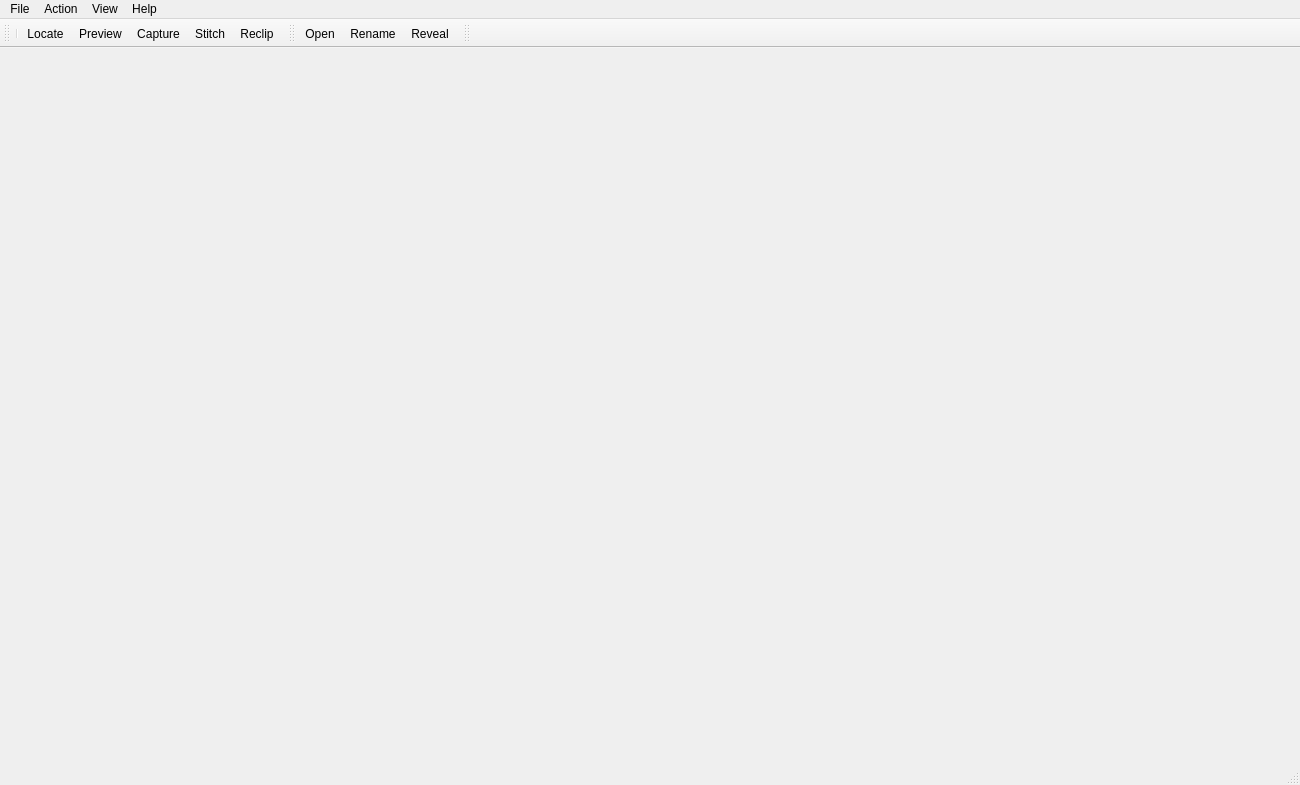
<?xml version="1.0" encoding="UTF-8"?>
<ui version="4.0">
 <class>MainWindow</class>
 <widget class="QMainWindow" name="MainWindow">
  <property name="geometry">
   <rect>
    <x>0</x>
    <y>0</y>
    <width>1300</width>
    <height>785</height>
   </rect>
  </property>
  <property name="windowTitle">
   <string>Score Capture</string>
  </property>
  <widget class="QWidget" name="centralwidget"/>
  <widget class="QMenuBar" name="menubar">
   <property name="geometry">
    <rect>
     <x>0</x>
     <y>0</y>
     <width>1300</width>
     <height>33</height>
    </rect>
   </property>
   <widget class="QMenu" name="menu_view">
    <property name="title">
     <string>View</string>
    </property>
   </widget>
   <widget class="QMenu" name="menu_help">
    <property name="title">
     <string>Help</string>
    </property>
    <widget class="QMenu" name="menuLanguage">
     <property name="title">
      <string>Language</string>
     </property>
    </widget>
    <addaction name="menuLanguage"/>
    <addaction name="actionManual"/>
    <addaction name="action_about"/>
   </widget>
   <widget class="QMenu" name="menu_file">
    <property name="title">
     <string>File</string>
    </property>
    <addaction name="action_select_folder"/>
    <addaction name="action_rename_folder"/>
    <addaction name="action_open_folder"/>
    <addaction name="separator"/>
    <addaction name="action_print_score"/>
    <addaction name="action_output_pdf"/>
    <addaction name="separator"/>
    <addaction name="actionMinimize"/>
    <addaction name="actionExit"/>
   </widget>
   <widget class="QMenu" name="menu">
    <property name="title">
     <string>Action</string>
    </property>
    <addaction name="action_locate"/>
    <addaction name="action_preview"/>
    <addaction name="action_capture"/>
    <addaction name="action_stitch"/>
    <addaction name="action_reclip"/>
   </widget>
   <addaction name="menu_file"/>
   <addaction name="menu"/>
   <addaction name="menu_view"/>
   <addaction name="menu_help"/>
  </widget>
  <widget class="QStatusBar" name="statusbar"/>
  <widget class="QToolBar" name="toolBar_main">
   <property name="windowTitle">
    <string>toolBar_main</string>
   </property>
   <property name="toolButtonStyle">
    <enum>Qt::ToolButtonStyle::ToolButtonIconOnly</enum>
   </property>
   <attribute name="toolBarArea">
    <enum>TopToolBarArea</enum>
   </attribute>
   <attribute name="toolBarBreak">
    <bool>false</bool>
   </attribute>
   <addaction name="separator"/>
   <addaction name="action_locate"/>
   <addaction name="action_preview"/>
   <addaction name="action_capture"/>
   <addaction name="action_stitch"/>
   <addaction name="action_reclip"/>
  </widget>
  <widget class="QToolBar" name="toolBar_path">
   <property name="windowTitle">
    <string>toolBar</string>
   </property>
   <attribute name="toolBarArea">
    <enum>TopToolBarArea</enum>
   </attribute>
   <attribute name="toolBarBreak">
    <bool>false</bool>
   </attribute>
   <addaction name="action_select_folder"/>
   <addaction name="action_rename_folder"/>
   <addaction name="action_open_folder"/>
  </widget>
  <widget class="QToolBar" name="toolBar_view">
   <property name="windowTitle">
    <string>toolBar</string>
   </property>
   <attribute name="toolBarArea">
    <enum>TopToolBarArea</enum>
   </attribute>
   <attribute name="toolBarBreak">
    <bool>false</bool>
   </attribute>
  </widget>
  <action name="action_locate">
   <property name="text">
    <string>Locate</string>
   </property>
   <property name="toolTip">
    <string>Show locate window and update location.</string>
   </property>
   <property name="menuRole">
    <enum>QAction::MenuRole::NoRole</enum>
   </property>
  </action>
  <action name="action_preview">
   <property name="text">
    <string>Preview</string>
   </property>
   <property name="toolTip">
    <string>Preview the capture region.</string>
   </property>
   <property name="menuRole">
    <enum>QAction::MenuRole::NoRole</enum>
   </property>
  </action>
  <action name="action_capture">
   <property name="checkable">
    <bool>true</bool>
   </property>
   <property name="text">
    <string>Capture</string>
   </property>
   <property name="toolTip">
    <string>Start or stop capture.</string>
   </property>
   <property name="menuRole">
    <enum>QAction::MenuRole::NoRole</enum>
   </property>
  </action>
  <action name="action_stitch">
   <property name="text">
    <string>Stitch</string>
   </property>
   <property name="toolTip">
    <string>Stitch images.</string>
   </property>
   <property name="menuRole">
    <enum>QAction::MenuRole::NoRole</enum>
   </property>
  </action>
  <action name="action_reclip">
   <property name="text">
    <string>Reclip</string>
   </property>
   <property name="toolTip">
    <string>Reclip stitched image and generate final image.</string>
   </property>
   <property name="menuRole">
    <enum>QAction::MenuRole::NoRole</enum>
   </property>
  </action>
  <action name="action_select_folder">
   <property name="text">
    <string>Open</string>
   </property>
   <property name="toolTip">
    <string>Select a folder as working dir.</string>
   </property>
   <property name="menuRole">
    <enum>QAction::MenuRole::NoRole</enum>
   </property>
  </action>
  <action name="action_open_folder">
   <property name="text">
    <string>Reveal</string>
   </property>
   <property name="toolTip">
    <string>Reveal current working dir in explorer.</string>
   </property>
   <property name="menuRole">
    <enum>QAction::MenuRole::NoRole</enum>
   </property>
  </action>
  <action name="action_rename_folder">
   <property name="text">
    <string>Rename</string>
   </property>
   <property name="toolTip">
    <string>Rename the folder and all image names including title.</string>
   </property>
   <property name="menuRole">
    <enum>QAction::MenuRole::NoRole</enum>
   </property>
  </action>
  <action name="action_output_pdf">
   <property name="text">
    <string>Save PDF</string>
   </property>
   <property name="toolTip">
    <string>Save PDF</string>
   </property>
  </action>
  <action name="action_print_score">
   <property name="text">
    <string>Print</string>
   </property>
  </action>
  <action name="action_about">
   <property name="text">
    <string>About</string>
   </property>
  </action>
  <action name="actionMinimize">
   <property name="text">
    <string>Minimize</string>
   </property>
  </action>
  <action name="actionExit">
   <property name="text">
    <string>Exit</string>
   </property>
  </action>
  <action name="actionManual">
   <property name="text">
    <string>Manual</string>
   </property>
  </action>
 </widget>
 <resources/>
 <connections/>
</ui>
